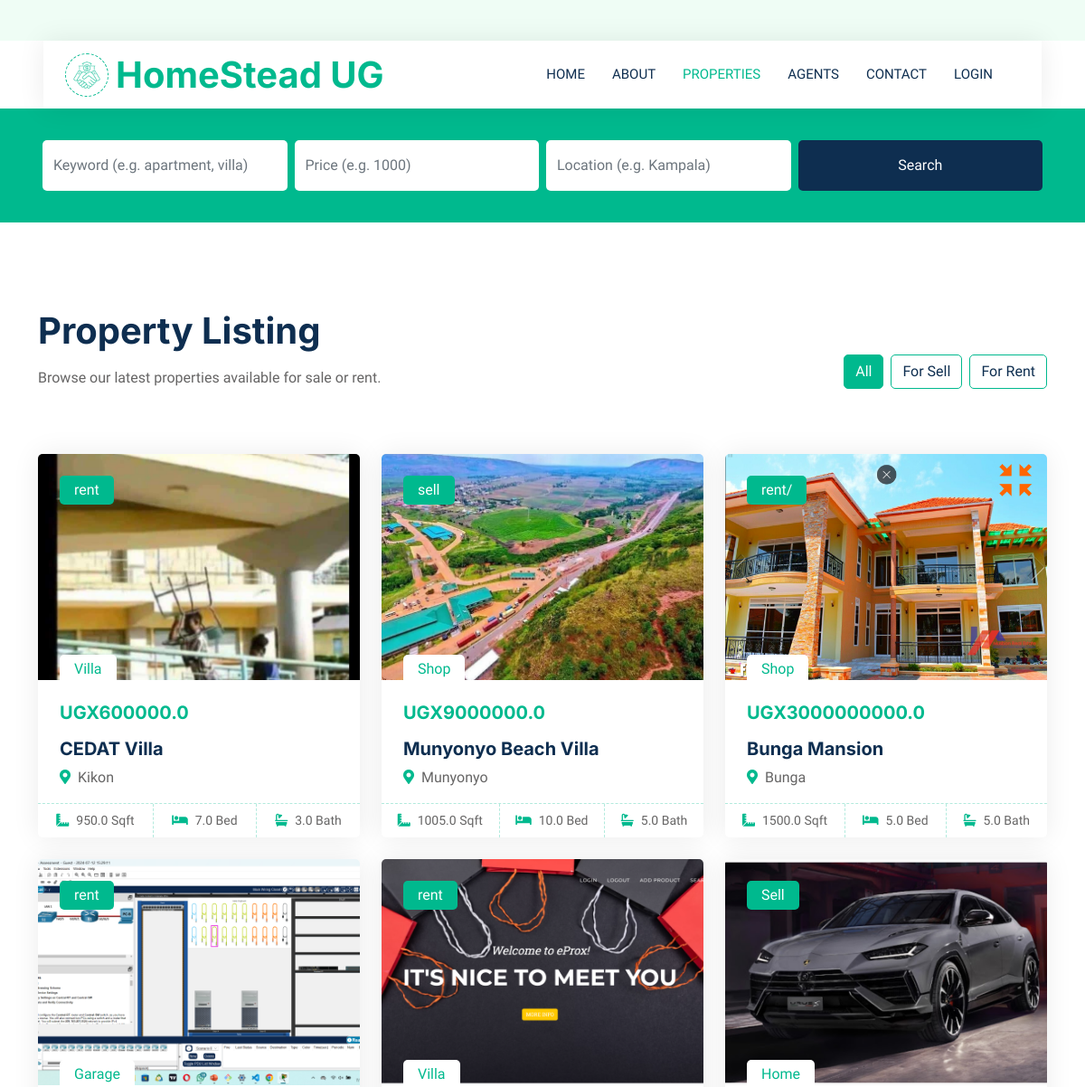
The page /listings/ (upper part) on the database as committed earlier.
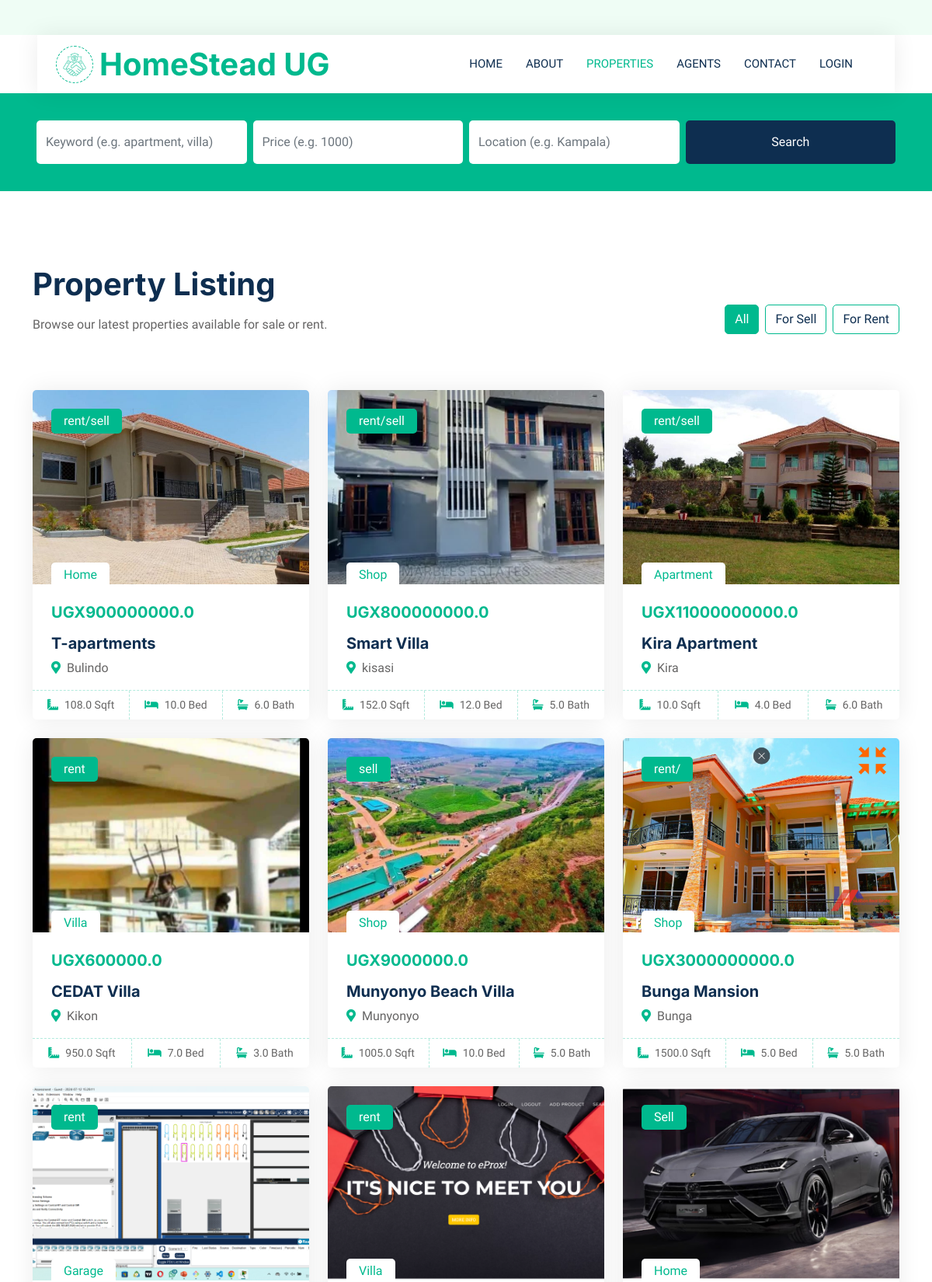
The same page on the database as committed later.
### Home/models.py (models this page shows, shortened)
class Property(models.Model):
    name = models.CharField(max_length=100)
    agent = models.ForeignKey(Agent, on_delete=models.CASCADE, null=True, blank=True)
    price = models.FloatField(null=True)
    type = models.ForeignKey(Type, on_delete=models.CASCADE, default=1)
    picture= models.ImageField(upload_to='uploads/properties/',default=1)
    description = models.TextField(max_length=2000)
    size = models.FloatField(null=True)
    bedrooms = models.FloatField(null=True)
    bathrooms = models.FloatField(null=True)
    location = models.CharField(max_length=100, default='location')
    selrent = models.CharField(max_length=50,default='rent/sell')
    nav_video = models.FileField(
        upload_to="uploads/properties/videos/",
        null=True,
        blank=True
    )

class Type(models.Model):
    name=models.CharField(max_length=50)
    def __str__(self):
         return self.name

### Home/views.py (the view)
# urls.py: path('listings/', views.propertylist, name='listings'),
def propertylist(request):
    all_properties = Property.objects.all().order_by('-id')
    sell_properties = Property.objects.filter(selrent__iexact="Sell").order_by('-id')
    rent_properties = Property.objects.filter(selrent__iexact="Rent").order_by('-id')
    context = {
        "all_properties": all_properties,
        "sell_properties": sell_properties,
        "rent_properties": rent_properties,
    }
    return render(request, "property-list.html", context)

### Home/context_processors.py (called while the page is built)
def is_agent(request):
    if request.user.is_authenticated:
        return {'is_agent': request.user.groups.filter(name="Agents").exists()}
    return {'is_agent': False}

### Home/templates/property-list.html (shortened to what this page needs)
{% extends "main.html" %}
{% load static %}
{% block body %}
<div class="container-xxl py-5">
    <div class="container">
        <div class="row g-0 gx-5 align-items-end mb-4">
            <div class="col-lg-6">
                <div class="text-start mx-auto mb-5">
                    <h1 class="mb-3">Property Listing</h1>
                    <p>Browse our latest properties available for sale or rent.</p>
                </div>
            </div>
            <div class="col-lg-6 text-lg-end">
                <ul class="nav nav-pills d-inline-flex justify-content-end mb-5">
                    <li class="nav-item me-2">
                        <a class="btn btn-outline-primary active" data-bs-toggle="pill" href="#all">All</a>
                    </li>
                    <li class="nav-item me-2">
                        <a class="btn btn-outline-primary" data-bs-toggle="pill" href="#sell">For Sell</a>
                    </li>
                    <li class="nav-item me-0">
                        <a class="btn btn-outline-primary" data-bs-toggle="pill" href="#rent">For Rent</a>
                    </li>
                </ul>
            </div>
        </div>
        <div class="tab-content">
            <div id="all" class="tab-pane fade show p-0 active">
                <div class="row g-4">
                    {% for property in all_properties %}
                        <div class="col-lg-4 col-md-6 wow fadeInUp" data-wow-delay="{{ forloop.counter0|add:"0.1"|floatformat:1 }}s">
                            <div class="property-item rounded overflow-hidden">
                                <div class="position-relative overflow-hidden">
                                    <a href="{% url 'propertydetail' property.id %}">
                                        <img class="img-fluid"
                                             src="{% if property.picture %}{{ property.picture.url }}{% else %}{% static 'img/property-placeholder.jpg' %}{% endif %}"
                                             alt="{{ property.name }}"  style="width: 100%; height: 250px; object-fit: cover; " >
                                    </a>
                                    <div class="bg-primary rounded text-white position-absolute start-0 top-0 m-4 py-1 px-3">
                                        {{ property.selrent }}
                                    </div>
                                    <div class="bg-white rounded-top text-primary position-absolute start-0 bottom-0 mx-4 pt-1 px-3">
                                        {{ property.type }}
                                    </div>
                                </div>
                                <div class="p-4 pb-0">
                                    <h5 class="text-primary mb-3">UGX{{ property.price }}</h5>
                                    <a class="d-block h5 mb-2" href="{% url 'propertydetail' property.id %}">{{ property.name }}</a>
                                    <p><i class="fa fa-map-marker-alt text-primary me-2"></i>{{ property.location }}</p>
                                </div>
                                <div class="d-flex border-top">
                                    <small class="flex-fill text-center border-end py-2">
                                        <i class="fa fa-ruler-combined text-primary me-2"></i>{{ property.size }} Sqft
                                    </small>
                                    <small class="flex-fill text-center border-end py-2">
                                        <i class="fa fa-bed text-primary me-2"></i>{{ property.bedrooms }} Bed
                                    </small>
                                    <small class="flex-fill text-center py-2">
                                        <i class="fa fa-bath text-primary me-2"></i>{{ property.bathrooms }} Bath
                                    </small>
                                </div>
                            </div>
                        </div>
                    {% empty %}
                        <p>No properties found.</p>
                    {% endfor %}
                </div>
            </div>
        </div>
    </div>
</div>
{% endblock body %}

### Home/templates/main.html (shortened to what this page needs)
{% load static %}
<!DOCTYPE html>
<html lang="en">
<head>
    <link href="https://cdnjs.cloudflare.com/ajax/libs/font-awesome/5.10.0/css/all.min.css" rel="stylesheet">
    <link href="https://cdn.jsdelivr.net/npm/bootstrap-icons@1.4.1/font/bootstrap-icons.css" rel="stylesheet">
    <link href="{% static 'lib/animate/animate.min.css' %}" rel="stylesheet">
    <link href="{% static 'lib/owlcarousel/assets/owl.carousel.min.css'%}" rel="stylesheet">
    <link href="{% static 'css/bootstrap.min.css'%}" rel="stylesheet">
    <link href="{% static 'css/style.css' %}" rel="stylesheet">
    <link href="https://cdnjs.cloudflare.com/ajax/libs/lightbox2/2.11.3/css/lightbox.min.css" rel="stylesheet">
</head>
<body>
    <div class="container-xxl bg-white p-0">
<div class="container-fluid nav-bar bg-transparent">
    <nav class="navbar navbar-expand-lg bg-white navbar-light py-0 px-4">
        <a href="{% url 'home' %}" class="navbar-brand d-flex align-items-center text-center">
            <div class="icon p-2 me-2">
                <img class="img-fluid" src="{% static 'img/icon-deal.png' %}" alt="Icon" style="width: 30px; height: 30px;">
            </div>
            <h1 class="m-0 text-primary">HomeStead UG</h1>
        </a>
        <div class="collapse navbar-collapse" id="navbarCollapse">
            <div class="navbar-nav ms-auto">
                <a href="{% url 'home' %}" class="nav-item nav-link {% if request.resolver_match.url_name == 'home' %}active{% endif %}">Home</a>
                <a href="{% url 'about' %}" class="nav-item nav-link {% if request.resolver_match.url_name == 'about' %}active{% endif %}">About</a>
                <a href="{% url 'listings' %}" class="nav-item nav-link {% if request.resolver_match.url_name == 'listings' %}active{% endif %}">Properties</a>
                <a href="{% url 'agents' %}" class="nav-item nav-link {% if request.resolver_match.url_name == 'agents' %}active{% endif %}">Agents</a>
                <a href="{% url 'contact' %}" class="nav-item nav-link {% if request.resolver_match.url_name == 'contact' %}active{% endif %}">Contact</a>
                {% if user.is_authenticated %}
                    <li class="nav-item nav-link">
                        <form action="{% url 'logout' %}" method="post" style="display: inline;">
                            {% csrf_token %}
                            <a href="javascript:;" onclick="parentNode.submit();" >logout</a>
                        </form>
                    </li>
                {% else %}
                    <a href="{% url 'login' %}" class="nav-item nav-link {% if request.resolver_match.url_name == 'clientlogin' %}active{% endif %}">Login</a>
                {% endif %}
            </div>
        </div>
    </nav>
</div>
<div class="container-fluid bg-primary mb-5 wow fadeIn" data-wow-delay="0.1s" style="padding: 35px;">
    <div class="container">
        <form method="GET" action="{% url 'search' %}">
            <div class="row g-2">
                <div class="col-md-3">
                    <input type="text" name="keyword" class="form-control border-0 py-3" placeholder="Keyword (e.g. apartment, villa)">
                </div>
                <div class="col-md-3">
                    <input type="text" name="price" class="form-control border-0 py-3" placeholder="Price (e.g. 1000)">
                </div>
                <div class="col-md-3">
                    <input type="text" name="location" class="form-control border-0 py-3" placeholder="Location (e.g. Kampala)">
                </div>
                <div class="col-md-3">
                    <button type="submit" class="btn btn-dark border-0 w-100 py-3">Search</button>
                </div>
            </div>
        </form>
    </div>
</div>
            {% block body%}
            {% endblock body%}
    </div>
</body>
</html>

### static/css/style.css (style rules this page uses)
:root { --primary: #00B98E; --secondary: #FF6922; --light: #EFFDF5; --dark: #0E2E50; }
.btn { transition: .5s; }
.nav-bar { position: relative; margin-top: 45px; padding: 0 3rem; transition: .5s; z-index: 9999; }
.navbar { box-shadow: 0 0 30px rgba(0, 0, 0, .08); }
.navbar-light .navbar-nav .nav-link { margin-right: 30px; padding: 25px 0; color: #FFFFFF; font-size: 15px; text-transform: uppercase; outline: none; }
.navbar-light .navbar-nav .nav-link:hover, .navbar-light .navbar-nav .nav-link.active { color: var(--primary); }
.navbar-light .navbar-brand { height: 75px; }
.navbar-light .navbar-nav .nav-link { color: var(--dark); font-weight: 500; }
.icon { padding: 15px; display: inline-flex; align-items: center; justify-content: center; background: #FFFFFF !important; border-radius: 50px; border: 1px dashed var(--primary) !important; }
.nav-pills .nav-item .btn { color: var(--dark); }
.nav-pills .nav-item .btn:hover, .nav-pills .nav-item .btn.active { color: #FFFFFF; }
.property-item { box-shadow: 0 0 30px rgba(0, 0, 0, .08); }
.property-item img { transition: .5s; }
.property-item .border-top { border-top: 1px dashed rgba(0, 185, 142, .3) !important; }
.property-item .border-end { border-right: 1px dashed rgba(0, 185, 142, .3) !important; }

Rows that differ between the two databases and show on the page:
added Property: picture (picture), selrent "rent/sell", type "Home", price "900000000.0", name "T-apartments", location "Bulindo", size "108.0", bedrooms "10.0", bathrooms "6.0"
added Property: picture (picture), selrent "rent/sell", type "Shop", price "800000000.0", name "Smart Villa", location "kisasi", size "152.0", bedrooms "12.0", bathrooms "5.0"
added Property: picture (picture), selrent "rent/sell", type "Apartment", price "11000000000.0", name "Kira Apartment", location "Kira", size "10.0", bedrooms "4.0", bathrooms "6.0"
